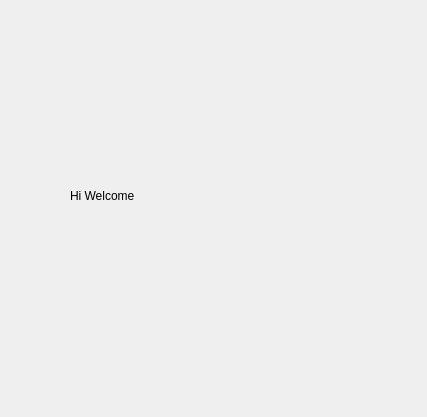
<?xml version="1.0" encoding="UTF-8"?>
<ui version="4.0">
 <class>MainWindow</class>
 <widget class="QMainWindow" name="MainWindow">
  <property name="geometry">
   <rect>
    <x>0</x>
    <y>0</y>
    <width>427</width>
    <height>417</height>
   </rect>
  </property>
  <property name="windowTitle">
   <string>MainWindow</string>
  </property>
  <widget class="QWidget" name="centralwidget">
   <widget class="QWidget" name="widget" native="true">
    <property name="geometry">
     <rect>
      <x>10</x>
      <y>80</y>
      <width>401</width>
      <height>221</height>
     </rect>
    </property>
    <widget class="QLabel" name="label">
     <property name="geometry">
      <rect>
       <x>60</x>
       <y>60</y>
       <width>281</width>
       <height>111</height>
      </rect>
     </property>
     <property name="text">
      <string>Hi Welcome</string>
     </property>
    </widget>
   </widget>
  </widget>
 </widget>
 <resources/>
 <connections/>
</ui>
